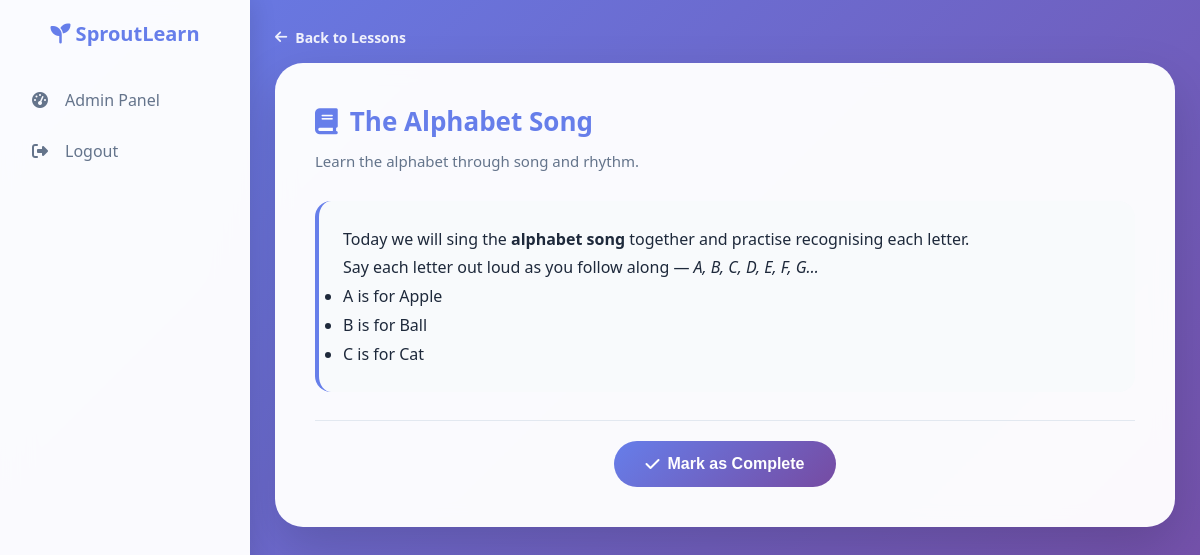
/lesson-view.php?id=1 (signed in), run on the app's committed database.
### tables this page shows
CREATE TABLE IF NOT EXISTS lessons (
    id           INT AUTO_INCREMENT PRIMARY KEY,
    module_id    INT          NOT NULL,
    title        VARCHAR(150) NOT NULL,
    description  TEXT,
    content      TEXT,
    duration     INT          DEFAULT 10,
    media_path   VARCHAR(255) NULL,
    media_type   ENUM('image','video') NULL,
    lesson_order INT          DEFAULT 0,
    FOREIGN KEY (module_id) REFERENCES modules(id) ON DELETE CASCADE
);

### config.php (called while the page is built, shortened)
<?php
function getDBConnection() {
    try {
        $pdo = new PDO("mysql:host=".DB_HOST.";dbname=".DB_NAME.";charset=utf8mb4", DB_USER, DB_PASS);
        $pdo->setAttribute(PDO::ATTR_ERRMODE, PDO::ERRMODE_EXCEPTION);
        return $pdo;
    } catch(PDOException $e) {
        error_log('DB connection failed: ' . $e->getMessage());
        return null;
    }
}
function getLesson($lesson_id) {
    $pdo = getDBConnection(); if(!$pdo) return null;
    $stmt = $pdo->prepare("SELECT l.*, m.title AS module_title, c.title AS course_title, c.id as course_id FROM lessons l JOIN modules m ON l.module_id=m.id JOIN courses c ON m.course_id=c.id WHERE l.id=?");
    $stmt->execute([$lesson_id]);
    return $stmt->fetch();
}
function isLessonComplete($student_id, $lesson_id) {
    $pdo = getDBConnection(); if(!$pdo) return false;
    $stmt = $pdo->prepare("SELECT completed FROM student_progress WHERE student_id=? AND lesson_id=?");
    $stmt->execute([$student_id, $lesson_id]);
    $row = $stmt->fetch();
    return $row && $row['completed'];
}
?>

### lesson-view.php (the view, shortened to what this page needs)
<?php
require_once 'config.php';
$id = (int)($_GET['id'] ?? 0);
$lesson = getLesson($id);
$user_id = $_SESSION['user_id'];
$is_complete = isLessonComplete($user_id, $id);
?>
<!DOCTYPE html>
<html lang="en">
<head>
    <link rel="stylesheet" href="https://cdnjs.cloudflare.com/ajax/libs/font-awesome/6.4.0/css/all.min.css">
</head>
<body>
<div class="particles">
</div>
<div class="sidebar"><?php include 'sidebar.php'; ?></div>
<div class="main-content">
    <a href="lessons.php" class="btn-back"><i class="fas fa-arrow-left"></i> Back to Lessons</a>
    <div class="lesson-container">
        <h1 class="lesson-title">
            <i class="fas fa-book"></i> <?= htmlspecialchars($lesson['title']) ?>
        </h1>
        <p class="lesson-desc"><?= htmlspecialchars($lesson['description']) ?></p>
        <div class="lesson-content">
            <?php
            $allowed = '<p><br><strong><b><em><i><u><ul><ol><li><h2><h3><h4><blockquote><hr><span><a>';
            $plain   = strip_tags($lesson['content'] ?? '');
            if (($lesson['content'] ?? '') !== $plain) {
                echo strip_tags($lesson['content'], $allowed);
            } else {
                echo nl2br(htmlspecialchars($lesson['content'] ?? ''));
            }
            ?>
        </div>
        <div class="complete-section">
            <?php if($is_complete): ?>
                <div class="complete-badge">
                    <i class="fas fa-check-circle"></i> Lesson Completed!
                </div>
                <p style="color:#64748b;margin-top:12px;font-size:14px;">
                    Great work! <a href="lessons.php" style="color:var(--primary);font-weight:600;">Browse more lessons</a>
                </p>
            <?php else: ?>
                <form method="POST">
                    <button type="submit" name="complete" class="btn">
                        <i class="fas fa-check"></i> Mark as Complete
                    </button>
                </form>
            <?php endif; ?>
        </div>
    </div>
</div>
</body>
</html>

### lesson-view.php (style rules this page uses)
:root { --primary:#667eea; --secondary:#764ba2; --white:#fff; --text:#1e293b; }
* { margin:0; padding:0; box-sizing:border-box; }
body { font-family:'Segoe UI',sans-serif; background:linear-gradient(135deg,#667eea,#764ba2,#f093fb,#4facfe,#43e97b); background-size:400% 400%; animation:gradientBG 14s ease infinite; min-height:100vh; }
.particles { position:fixed; top:0; left:0; width:100%; height:100%; pointer-events:none; z-index:0; overflow:hidden; }
.sidebar { width:250px; background:rgba(255,255,255,0.97); backdrop-filter:blur(16px); position:fixed; height:100vh; padding:20px 0; box-shadow:2px 0 24px rgba(0,0,0,0.12); z-index:100; }
.main-content { margin-left:250px; padding:25px; position:relative; z-index:1; }
.btn-back { display:inline-flex; align-items:center; gap:8px; color:rgba(255,255,255,0.9); text-decoration:none; font-weight:600; margin-bottom:16px; font-size:14px; transition:color 0.2s; }
.lesson-container { background:rgba(255,255,255,0.97); backdrop-filter:blur(10px); border-radius:28px; padding:40px; max-width:900px; margin:0 auto; box-shadow:0 20px 50px rgba(0,0,0,0.15); animation:fadeSlideIn 0.6s ease; }
.lesson-title { font-size:26px; color:var(--primary); margin-bottom:10px; display:flex; align-items:center; gap:12px; }
.lesson-desc { color:#64748b; line-height:1.6; margin-bottom:28px; font-size:15px; }
.lesson-content { font-size:16px; line-height:1.8; color:var(--text); margin:28px 0; padding:24px; background:#f8fafc; border-radius:16px; border-left:4px solid var(--primary); }
.complete-section { text-align:center; padding-top:20px; border-top:1px solid #e2e8f0; margin-top:28px; }
.btn { display:inline-flex; align-items:center; gap:8px; background:linear-gradient(135deg,var(--primary),var(--secondary)); color:white; padding:14px 32px; border-radius:50px; font-weight:700; font-size:16px; border:none; cursor:pointer; transition:transform 0.2s, box-shadow 0.2s; }

### data on the page
lessons: title "The Alphabet Song", description "Learn the alphabet through song and rhythm.", content "Today we will sing the alphabet song together and practise recognising each letter. Say each letter out loud as you follow along — A, B, C, D, E, F, G… A is for Apple B is for Ball C is for Cat"
